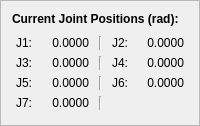
    <widget class="QFrame" name="currentJointFrame">
     <property name="frameShape">
      <enum>QFrame::StyledPanel</enum>
     </property>
     <property name="frameShadow">
      <enum>QFrame::Raised</enum>
     </property>
     <layout class="QVBoxLayout" name="verticalLayout_9">
      <item>
       <widget class="QLabel" name="currentJointLabel">
        <property name="text">
         <string>Current Joint Positions (rad):</string>
        </property>
        <property name="font">
         <font>
          <weight>75</weight>
          <bold>true</bold>
         </font>
        </property>
       </widget>
      </item>
      <item>
       <widget class="QFrame" name="currentJointGridFrame">
        <layout class="QGridLayout" name="currentJointGridLayout">
         <property name="horizontalSpacing">
          <number>10</number>
         </property>
         <property name="margin">
          <number>4</number>
         </property>
         <item row="0" column="0">
          <widget class="QLabel" name="currentJoint1Label">
           <property name="text">
            <string>J1:</string>
           </property>
          </widget>
         </item>
         <item row="0" column="1">
          <widget class="QLabel" name="currentJoint1Value">
           <property name="text">
            <string>0.0000</string>
           </property>
           <property name="alignment">
            <set>Qt::AlignRight|Qt::AlignTrailing|Qt::AlignVCenter</set>
           </property>
           <property name="minimumWidth">
            <number>40</number>
           </property>
          </widget>
         </item>
         <item row="0" column="2">
          <widget class="QFrame" name="verticalSeparator1">
           <property name="frameShape">
            <enum>QFrame::VLine</enum>
           </property>
           <property name="frameShadow">
            <enum>QFrame::Sunken</enum>
           </property>
           <property name="lineWidth">
            <number>1</number>
           </property>
          </widget>
         </item>
         <item row="0" column="3">
          <widget class="QLabel" name="currentJoint2Label">
           <property name="text">
            <string>J2:</string>
           </property>
          </widget>
         </item>
         <item row="0" column="4">
          <widget class="QLabel" name="currentJoint2Value">
           <property name="text">
            <string>0.0000</string>
           </property>
           <property name="alignment">
            <set>Qt::AlignRight|Qt::AlignTrailing|Qt::AlignVCenter</set>
           </property>
           <property name="minimumWidth">
            <number>40</number>
           </property>
          </widget>
         </item>
         <item row="1" column="0">
          <widget class="QLabel" name="currentJoint3Label">
           <property name="text">
            <string>J3:</string>
           </property>
          </widget>
         </item>
         <item row="1" column="1">
          <widget class="QLabel" name="currentJoint3Value">
           <property name="text">
            <string>0.0000</string>
           </property>
           <property name="alignment">
            <set>Qt::AlignRight|Qt::AlignTrailing|Qt::AlignVCenter</set>
           </property>
           <property name="minimumWidth">
            <number>40</number>
           </property>
          </widget>
         </item>
         <item row="1" column="2">
          <widget class="QFrame" name="verticalSeparator2">
           <property name="frameShape">
            <enum>QFrame::VLine</enum>
           </property>
           <property name="frameShadow">
            <enum>QFrame::Sunken</enum>
           </property>
           <property name="lineWidth">
            <number>1</number>
           </property>
          </widget>
         </item>
         <item row="1" column="3">
          <widget class="QLabel" name="currentJoint4Label">
           <property name="text">
            <string>J4:</string>
           </property>
          </widget>
         </item>
         <item row="1" column="4">
          <widget class="QLabel" name="currentJoint4Value">
           <property name="text">
            <string>0.0000</string>
           </property>
           <property name="alignment">
            <set>Qt::AlignRight|Qt::AlignTrailing|Qt::AlignVCenter</set>
           </property>
           <property name="minimumWidth">
            <number>40</number>
           </property>
          </widget>
         </item>
         <item row="2" column="0">
          <widget class="QLabel" name="currentJoint5Label">
           <property name="text">
            <string>J5:</string>
           </property>
          </widget>
         </item>
         <item row="2" column="1">
          <widget class="QLabel" name="currentJoint5Value">
           <property name="text">
            <string>0.0000</string>
           </property>
           <property name="alignment">
            <set>Qt::AlignRight|Qt::AlignTrailing|Qt::AlignVCenter</set>
           </property>
           <property name="minimumWidth">
            <number>40</number>
           </property>
          </widget>
         </item>
         <item row="2" column="2">
          <widget class="QFrame" name="verticalSeparator3">
           <property name="frameShape">
            <enum>QFrame::VLine</enum>
           </property>
           <property name="frameShadow">
            <enum>QFrame::Sunken</enum>
           </property>
           <property name="lineWidth">
            <number>1</number>
           </property>
          </widget>
         </item>
         <item row="2" column="3">
          <widget class="QLabel" name="currentJoint6Label">
           <property name="text">
            <string>J6:</string>
           </property>
          </widget>
         </item>
         <item row="2" column="4">
          <widget class="QLabel" name="currentJoint6Value">
           <property name="text">
            <string>0.0000</string>
           </property>
           <property name="alignment">
            <set>Qt::AlignRight|Qt::AlignTrailing|Qt::AlignVCenter</set>
           </property>
           <property name="minimumWidth">
            <number>40</number>
           </property>
          </widget>
         </item>
         <item row="3" column="0">
          <widget class="QLabel" name="currentJoint7Label">
           <property name="text">
            <string>J7:</string>
           </property>
          </widget>
         </item>
         <item row="3" column="2">
          <widget class="QFrame" name="verticalSeparator4">
           <property name="frameShape">
            <enum>QFrame::VLine</enum>
           </property>
           <property name="frameShadow">
            <enum>QFrame::Sunken</enum>
           </property>
           <property name="lineWidth">
            <number>1</number>
           </property>
          </widget>
         </item>
         <item row="3" column="1">
          <widget class="QLabel" name="currentJoint7Value">
           <property name="text">
            <string>0.0000</string>
           </property>
           <property name="alignment">
            <set>Qt::AlignRight|Qt::AlignTrailing|Qt::AlignVCenter</set>
           </property>
           <property name="minimumWidth">
            <number>40</number>
           </property>
          </widget>
         </item>
        </layout>
       </widget>
      </item>
     </layout>
    </widget>
